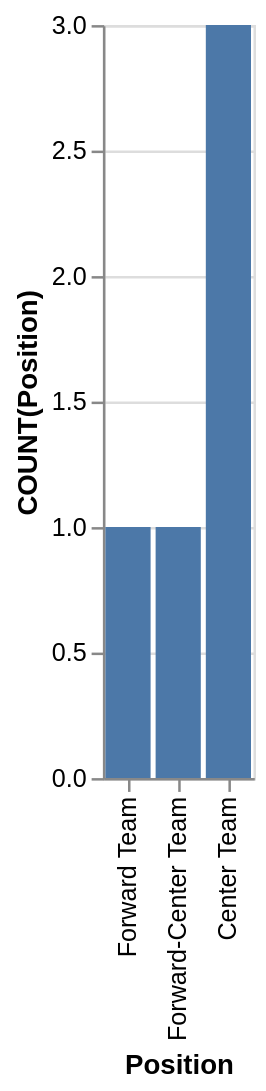

Vega-Lite specification stored for this chart:
### Vega-Lite specification from a JSON file in a GitHub repository (floating-point values rounded to 4 significant figures)
{"data": {"values": [{"x_data": "Center Team", "y_data": 3}, {"x_data": "Forward Team", "y_data": 1}, {"x_data": "Forward-Center Team", "y_data": 1}]}, "mark": "bar", "encoding": {"x": {"field": "x_data", "type": "nominal", "title": "Position", "sort": {"op": "sum", "field": "y_data", "order": "ascending"}}, "y": {"field": "y_data", "type": "quantitative", "title": "COUNT(Position)"}}}
